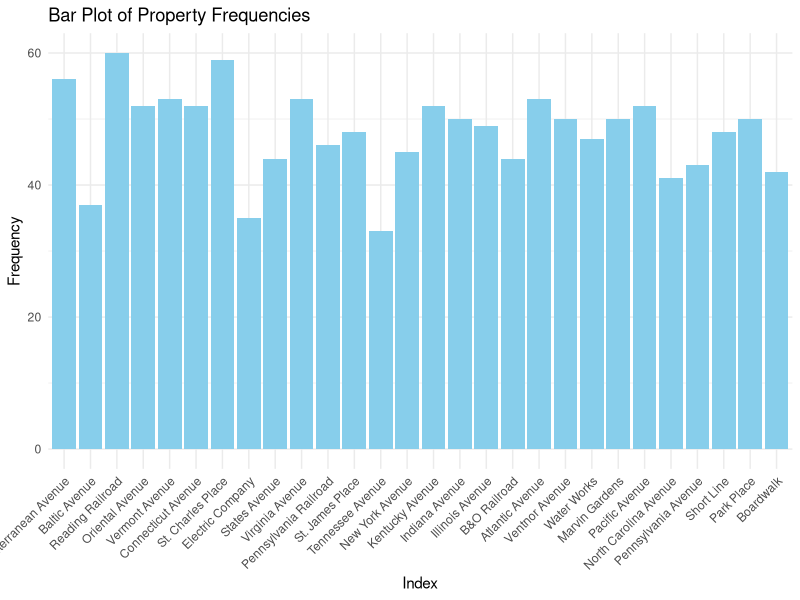
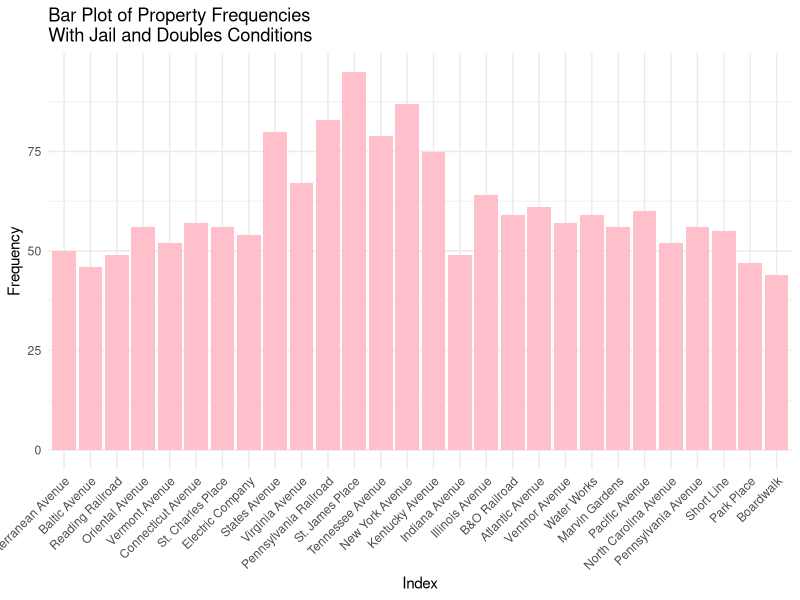
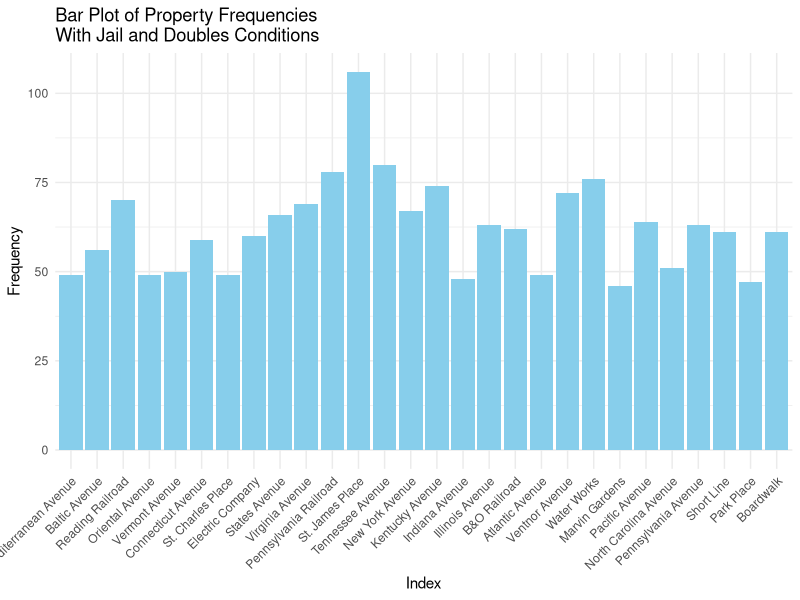

Here is the R script that generated these plots, in order:
## ---- chunk 1
knitr::opts_chunk$set(echo = TRUE)
## ---- chunk 2
# Word docx in repository
## ---- chunk 3
dice_1 <- function() {
  sample(1:6, 1)
}

dice_2 <- function() {
  sample(1:6, 1)
}

property_sum_10games <- c(0, 0, 0, 0, 0, 0, 0, 0, 0, 0, 0, 0, 0, 0, 0, 0, 0, 0, 0, 0, 0, 0, 0, 0, 0, 0, 0, 0)

for (game in 1:10) {
  game_board <- c(0, 0, 0, 0, 0, 0, 0, 0, 0, 0, 0, 0, 0, 0, 0, 0, 0, 0, 0, 0, 0, 0, 0, 0, 0, 0, 0, 0, 0, 0, 0, 0, 0, 0, 0, 0, 0, 0, 0, 0)

  players <- list(
    player1 <- 0,
    player2 <- 0,
    player3 <- 0,
    player4 <- 0
  )

  for (i in 1:50) {
    for (j in 1:4) {
      dice_total <- dice_1() + dice_2()
      players[[j]] <- (players[[j]] + dice_total) %% 41
      game_board[players[[j]]] <- game_board[players[[j]]] + 1
    }
  }

  properties <- game_board[c(2, 4, 6, 7, 9, 10, 12, 13, 14, 15, 16, 17, 19, 20, 22, 24, 25, 26, 27, 28, 29, 30, 32, 33, 35, 36, 38, 40)]
  
  property_sum_10games <- property_sum_10games + properties
}  

names(property_sum_10games) <- c("Mediterranean Avenue", "Baltic Avenue", "Reading Railroad", "Oriental Avenue", "Vermont Avenue", "Connecticut Avenue", "St. Charles Place", "Electric Company", "States Avenue", "Virginia Avenue", "Pennsylvania Railroad", "St. James Place", "Tennessee Avenue", "New York Avenue", "Kentucky Avenue", "Indiana Avenue", "Illinois Avenue", "B&O Railroad", "Atlantic Avenue", "Ventnor Avenue", "Water Works", "Marvin Gardens", "Pacific Avenue", "North Carolina Avenue", "Pennsylvania Avenue", "Short Line", "Park Place", "Boardwalk")

library(ggplot2)

prop_freq1 <- data.frame(
  property = factor(names(property_sum_10games), levels = names(property_sum_10games)),
  frequency = property_sum_10games
)

ggplot(prop_freq1, aes(x = property, y = frequency)) +
  geom_bar(stat = "identity", fill = "skyblue") +
  labs(x = "Index", y = "Frequency", title = "Bar Plot of Property Frequencies") +
  theme_minimal() +
  theme(axis.text.x = element_text(angle = 45, hjust = 1))
## ---- chunk 4
property_sum_10games_jail <- c(0, 0, 0, 0, 0, 0, 0, 0, 0, 0, 0, 0, 0, 0, 0, 0, 0, 0, 0, 0, 0, 0, 0, 0, 0, 0, 0, 0)

for (game in 1:10) {
  game_board <- c(0, 0, 0, 0, 0, 0, 0, 0, 0, 0, 0, 0, 0, 0, 0, 0, 0, 0, 0, 0, 0, 0, 0, 0, 0, 0, 0, 0, 0, 0, 0, 0, 0, 0, 0, 0, 0, 0, 0, 0)

  players <- list( # Store players as a list of data frames with their information
    player1 <- data.frame(
      location = 0, # Location on the board (integer)
      double_rolls = 0, # Number of times doubles have been rolled consecutively (integer)
      jail = FALSE, # Is the player in jail? (boolean)
      jail_rolls = 0), # Number of times a player has rolled while in jail (integer)
    player2 <- data.frame(
      location = 0,
      double_rolls = 0,
      jail = FALSE,
      jail_rolls = 0),
    player3 <- data.frame(
      location = 0,
      double_rolls = 0,
      jail = FALSE,
      jail_rolls = 0),
    player4 <- data.frame(
      location = 0,
      double_rolls = 0,
      jail = FALSE,
      jail_rolls = 0)
  )

  for (i in 1:50) { # Each player has 50 turns
    for (j in 1:4) { # Players take turns in order
      if (players[[j]]$jail == TRUE) { # If the player is in jail...
        d1 = dice_1()
        d2 = dice_2()
        jail_rolls <- jail_rolls + 1
        
        if (d1 == d2 || players[[j]]$jail_rolls == 3) { # If the player rolls doubles or has been in jail for 3 turns, then they get out
          jail = FALSE
          players[[j]]$jail_rolls <- 0
          dice_total <- dice_1() + dice_2()
          players[[j]]$location <- (players[[j]]$location + dice_total) %% 41
          game_board[players[[j]]$location] <- game_board[players[[j]]$location] + 1
        }
        
      } else { # If the player is not in jail...
        d1 = dice_1()
        d2 = dice_2()
        dice_total <- dice_1() + dice_2()
        players[[j]]$location <- (players[[j]]$location + dice_total) %% 41
        game_board[players[[j]]$location] <- game_board[players[[j]]$location] + 1
        
        if (players[[j]]$location == 31) { # Player landed on "Go to jail"
          players[[j]]$location <- 11
          jail = TRUE
        } else if (d1 == d2) { # Player rolled doubles on their first roll
          players[[j]]$double_rolls = players[[j]]$double_rolls + 1
        }
        
        while (players[[j]]$double_rolls > 0 & players[[j]]$double_rolls < 3) { # Player rolls again if they got doubles
          d1 = dice_1()
          d2 = dice_2()
          dice_total <- dice_1() + dice_2()
          players[[j]]$location <- (players[[j]]$location + dice_total) %% 41
          game_board[players[[j]]$location] <- game_board[players[[j]]$location] + 1
          
          if (d1 == d2) { # Increment the player's number of consecutive doubles rolls
            players[[j]]$double_rolls = players[[j]]$double_rolls + 1
          }
        }
        
        if (players[[j]]$double_rolls == 3) { # If player rolls double 3 times in a row, then they go to jail
          players[[j]]$location <- 11
          jail = TRUE
        }
      }
    }  
  }    

  properties <- game_board[c(2, 4, 6, 7, 9, 10, 12, 13, 14, 15, 16, 17, 19, 20, 22, 24, 25, 26, 27, 28, 29, 30, 32, 33, 35, 36, 38, 40)]
  
  property_sum_10games_jail <- property_sum_10games_jail + properties
}  

names(property_sum_10games_jail) <- c("Mediterranean Avenue", "Baltic Avenue", "Reading Railroad", "Oriental Avenue", "Vermont Avenue", "Connecticut Avenue", "St. Charles Place", "Electric Company", "States Avenue", "Virginia Avenue", "Pennsylvania Railroad", "St. James Place", "Tennessee Avenue", "New York Avenue", "Kentucky Avenue", "Indiana Avenue", "Illinois Avenue", "B&O Railroad", "Atlantic Avenue", "Ventnor Avenue", "Water Works", "Marvin Gardens", "Pacific Avenue", "North Carolina Avenue", "Pennsylvania Avenue", "Short Line", "Park Place", "Boardwalk")

library(ggplot2)

prop_freq2 <- data.frame(
  property = factor(names(property_sum_10games_jail), levels = names(property_sum_10games_jail)),
  frequency = property_sum_10games_jail
)

ggplot(prop_freq2, aes(x = property, y = frequency)) +
  geom_bar(stat = "identity", fill = "pink") +
  labs(x = "Index", y = "Frequency", title = "Bar Plot of Property Frequencies\nWith Jail and Doubles Conditions") +
  theme_minimal() +
  theme(axis.text.x = element_text(angle = 45, hjust = 1))
## ---- chunk 5
# Chance (Movement Cards):
  # Advance to Boardwalk
  # Advance to Go (Collect $200)
  # Advance to Illinois Avenue. If you pass Go, collect $200.
  # Advance to St. Charles Place. If you pass Go, collect $200.
  # Advance to the nearest Railroad. If unowned, you may buy it from the Bank. If owned, pay owner twice the rental to which they are otherwise entitled.
  # Advance to the nearest Railroad. If unowned, you may buy it from the Bank. If owned, pay owner twice the rental to which they are otherwise entitled.
  # Advance token to nearest Utility. If unowned, you may buy it from the Bank. If owned, throw dice and pay owner a total ten times amount thrown.
  # Go Back 3 Spaces.
  # Go to Jail. Go directly to Jail, do not pass Go, do not collect $200.
  # Take a trip to Reading Railroad. If you pass Go, collect $200.

# Chance (Non-Movement Cards):
  # Bank pays you dividend of $50.
  # Get Out of Jail Free.
  # Make general repairs on all your property. For each house pay $25. For each hotel pay $100.
  # Speeding fine $15.
  # You have been elected Chairman of the Board. Pay each player $50.
  # Your building loan matures. Collect $150

# Chance function
chance <- function() {
  card <- sample(1:16, 1)
  if (card == 1) {
    players[[j]]$location <- 40 # Advance to Boardwalk
  } else if (card == 2) {
    players[[j]]$location <- 1 # Advance to Go
  } else if (card == 3) {
    players[[j]]$location <- 25 # Advance to Illinois Ave
  } else if (card == 4) {
    players[[j]]$location <- 12 # Advance to St. Charles Place
  } else if (card == 5 || card == 6) { # Advance to the nearest railroad
    if (players[[j]]$location == 37) {
      players[[j]]$location <- 6 # Advance to Reading Railroad
    } else if (players[[j]]$location == 8) {
      players[[j]]$location <- 16 # Advance to Pennsylvania Railroad
    } else if (players[[j]]$location == 23) {
      players[[j]]$location <- 26 # Advance to B&O Railroad
    } # Short Line doesn't apply here
  } else if (card == 7) { # Advance to the nearest utility
    if (players[[j]]$location == 8 || players[[j]]$location == 37) {
      players[[j]]$location <- 13 # Advance to Electric Company
    } else if (players[[j]]$location == 23) {
      players[[j]]$location <- 29 # Advance to Water Works
    }
  } else if (card == 8) {
    players[[j]]$location <- players[[j]]$location - 3 # Move backwards 3 places
  } else if (card == 9) {
    players[[j]]$location <- 11 # Go to jail
    players[[j]]$jail == TRUE
  } else if (card == 10) {
    players[[j]]$location <- 6 # Advance to Reading Railroad
  } 
}

# Simulation with the chance function and jail conditions
property_sum_10games_chance <- c(0, 0, 0, 0, 0, 0, 0, 0, 0, 0, 0, 0, 0, 0, 0, 0, 0, 0, 0, 0, 0, 0, 0, 0, 0, 0, 0, 0)

for (game in 1:10) {
  game_board <- c(0, 0, 0, 0, 0, 0, 0, 0, 0, 0, 0, 0, 0, 0, 0, 0, 0, 0, 0, 0, 0, 0, 0, 0, 0, 0, 0, 0, 0, 0, 0, 0, 0, 0, 0, 0, 0, 0, 0, 0)

  players <- list(
    player1 <- data.frame(
      location = 0,
      double_rolls = 0,
      jail = FALSE,
      jail_rolls = 0),
    player2 <- data.frame(
      location = 0,
      double_rolls = 0,
      jail = FALSE,
      jail_rolls = 0),
    player3 <- data.frame(
      location = 0,
      double_rolls = 0,
      jail = FALSE,
      jail_rolls = 0),
    player4 <- data.frame(
      location = 0,
      double_rolls = 0,
      jail = FALSE,
      jail_rolls = 0)
  )

  for (i in 1:50) {
    for (j in 1:4) {
      if (players[[j]]$jail == TRUE) {
        d1 = dice_1()
        d2 = dice_2()
        jail_rolls <- jail_rolls + 1
        
        if (d1 == d2 || players[[j]]$jail_rolls == 3) {
          jail = FALSE
          players[[j]]$jail_rolls <- 0
          dice_total <- dice_1() + dice_2()
          players[[j]]$location <- (players[[j]]$location + dice_total) %% 41
          if (players[[j]]$location == 8 || players[[j]]$location == 23 || players[[j]]$location == 37) {
            game_board[players[[j]]$location] <- game_board[players[[j]]$location] + 1
            chance()
          }
          game_board[players[[j]]$location] <- game_board[players[[j]]$location] + 1
        }
        
      } else {
        d1 = dice_1()
        d2 = dice_2()
        dice_total <- dice_1() + dice_2()
        players[[j]]$location <- (players[[j]]$location + dice_total) %% 41
        if (players[[j]]$location == 8 || players[[j]]$location == 23 || players[[j]]$location == 37) {
            game_board[players[[j]]$location] <- game_board[players[[j]]$location] + 1
            chance()
          }
        game_board[players[[j]]$location] <- game_board[players[[j]]$location] + 1
        
        if (players[[j]]$location == 31) {
          players[[j]]$location <- 11
          jail = TRUE
        } else if (d1 == d2) {
          players[[j]]$double_rolls = players[[j]]$double_rolls + 1
        }
        
        while (players[[j]]$double_rolls > 0 & players[[j]]$double_rolls < 3) {
          d1 = dice_1()
          d2 = dice_2()
          dice_total <- dice_1() + dice_2()
          players[[j]]$location <- (players[[j]]$location + dice_total) %% 41
          if (players[[j]]$location == 8 || players[[j]]$location == 23 || players[[j]]$location == 37) {
            game_board[players[[j]]$location] <- game_board[players[[j]]$location] + 1
            chance()
          }
          game_board[players[[j]]$location] <- game_board[players[[j]]$location] + 1
          
          if (d1 == d2) {
            players[[j]]$double_rolls = players[[j]]$double_rolls + 1
          }
        }
        
        if (players[[j]]$double_rolls == 3) {
          players[[j]]$location <- 11
          jail = TRUE
        }
      }
    }  
  }    

  properties <- game_board[c(2, 4, 6, 7, 9, 10, 12, 13, 14, 15, 16, 17, 19, 20, 22, 24, 25, 26, 27, 28, 29, 30, 32, 33, 35, 36, 38, 40)]
  
  property_sum_10games_chance <- property_sum_10games_chance + properties
}  

names(property_sum_10games_chance) <- c("Mediterranean Avenue", "Baltic Avenue", "Reading Railroad", "Oriental Avenue", "Vermont Avenue", "Connecticut Avenue", "St. Charles Place", "Electric Company", "States Avenue", "Virginia Avenue", "Pennsylvania Railroad", "St. James Place", "Tennessee Avenue", "New York Avenue", "Kentucky Avenue", "Indiana Avenue", "Illinois Avenue", "B&O Railroad", "Atlantic Avenue", "Ventnor Avenue", "Water Works", "Marvin Gardens", "Pacific Avenue", "North Carolina Avenue", "Pennsylvania Avenue", "Short Line", "Park Place", "Boardwalk")

# Plot
library(ggplot2)

prop_freq2 <- data.frame(
  property = factor(names(property_sum_10games_chance), levels = names(property_sum_10games_chance)),
  frequency = property_sum_10games_chance
)

ggplot(prop_freq2, aes(x = property, y = frequency)) +
  geom_bar(stat = "identity", fill = "skyblue") +
  labs(x = "Index", y = "Frequency", title = "Bar Plot of Property Frequencies\nWith Jail and Doubles Conditions") +
  theme_minimal() +
  theme(axis.text.x = element_text(angle = 45, hjust = 1))
## ---- chunk 6
# Community Chest Cards:
  # Advance to Go (Collect $200)
  # Bank error in your favor. Collect $200
  # Doctor’s fee. Pay $50
  # From sale of stock you get $50
  # Get Out of Jail Free
  # Go to Jail. Go directly to jail, do not pass Go, do not collect $200
  # Holiday fund matures. Receive $100
  # Income tax refund. Collect $20
  # It is your birthday. Collect $10 from every player
  # Life insurance matures. Collect $100
  # Pay hospital fees of $100
  # Pay school fees of $50
  # Receive $25 consultancy fee
  # You are assessed for street repair. $40 per house. $115 per hotel
  # You have won second prize in a beauty contest. Collect $10
  # You inherit $100
